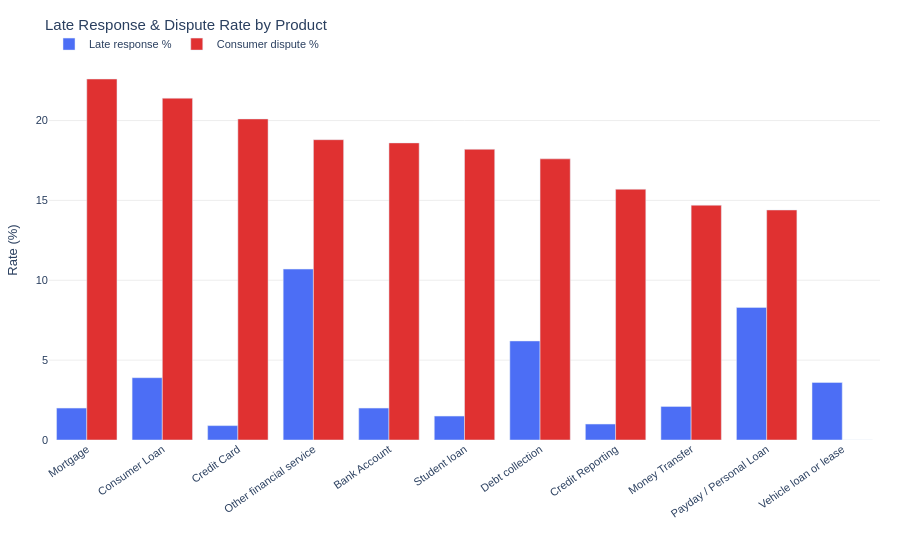

Write notebook code for a chart like this one.
### Markdown cell above
### 4.2 Response Quality & Dispute Rates

Products with high **late response rates** signal operational capacity issues at the company or CFPB processing level. Products with high **consumer dispute rates** indicate unresolved or unsatisfactory outcomes — a useful proxy for consumer pain and operational risk.

> Note: the `Consumer disputed?` field was deprecated after 2017, so dispute rates are calculated only on records where the field is populated.

### Code cell
risk = (
    df_clean
    .group_by("Product")
    .agg([
        (pl.col("Timely response?") == "No").mean().alias("late_response_rate"),
        (pl.col("Consumer disputed?") == "Yes").mean().fill_null(0).alias("dispute_rate"),
    ])
    .sort("dispute_rate", descending=True)
)

products = [p[:35] for p in risk["Product"].to_list()]
late    = [round(v * 100, 1) for v in risk["late_response_rate"].to_list()]
dispute = [round(v * 100, 1) for v in risk["dispute_rate"].to_list()]

fig = go.Figure()
fig.add_trace(go.Bar(name="Late response %",    x=products, y=late,    marker_color="#4C6EF5"))
fig.add_trace(go.Bar(name="Consumer dispute %", x=products, y=dispute, marker_color="#E03131"))

fig.update_layout(
    barmode="group",
    title="Late Response & Dispute Rate by Product",
    yaxis_title="Rate (%)",
    plot_bgcolor="white", paper_bgcolor="white",
    font=dict(family="Arial", size=11),
    legend=dict(orientation="h", y=1.08),
    margin=dict(l=20, r=20, t=60, b=120),
    xaxis_tickangle=-35,
)
fig.update_xaxes(showgrid=False)
fig.update_yaxes(showgrid=True, gridcolor="#eeeeee", zeroline=False)
fig.show()

### Figure 1 — Plotly figure (JSON) as saved in the notebook; plotly's stock layout.template omitted (floating-point values rounded to 4 significant figures)
{"data": [{"marker": {"color": "#4C6EF5"}, "name": "Late response %", "type": "bar", "x": ["Mortgage", "Consumer Loan", "Credit Card", "Other financial service", "Bank Account", "Student loan", "Debt collection", "Credit Reporting", "Money Transfer", "Payday / Personal Loan", "Vehicle loan or lease"], "y": [2, 3.9, 0.9, 10.7, 2, 1.5, 6.2, 1, 2.1, 8.3, 3.6]}, {"marker": {"color": "#E03131"}, "name": "Consumer dispute %", "type": "bar", "x": ["Mortgage", "Consumer Loan", "Credit Card", "Other financial service", "Bank Account", "Student loan", "Debt collection", "Credit Reporting", "Money Transfer", "Payday / Personal Loan", "Vehicle loan or lease"], "y": [22.6, 21.4, 20.1, 18.8, 18.6, 18.2, 17.6, 15.7, 14.7, 14.4, 0]}], "layout": {"barmode": "group", "font": {"family": "Arial", "size": 11}, "legend": {"orientation": "h", "y": 1.08}, "margin": {"b": 120, "l": 20, "r": 20, "t": 60}, "paper_bgcolor": "white", "plot_bgcolor": "white", "title": {"text": "Late Response & Dispute Rate by Product"}, "xaxis": {"showgrid": false, "tickangle": -35}, "yaxis": {"gridcolor": "#eeeeee", "showgrid": true, "title": {"text": "Rate (%)"}, "zeroline": false}}}
